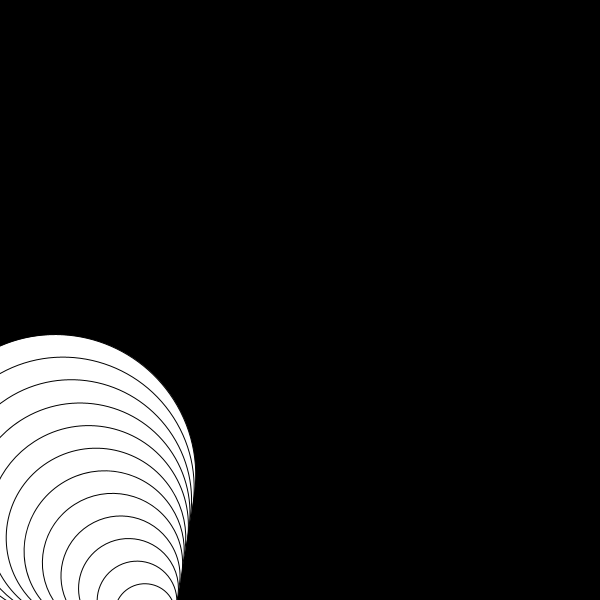
Frame 1 (no input)
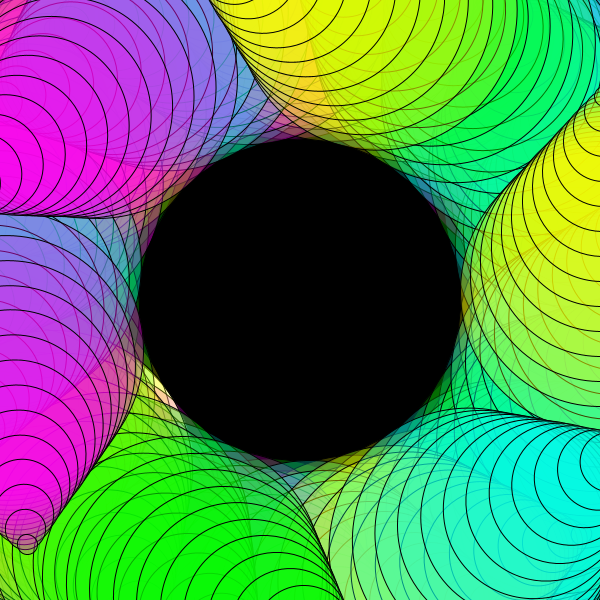
Frame 60 (the mouse pressed at the canvas centre just before this capture)
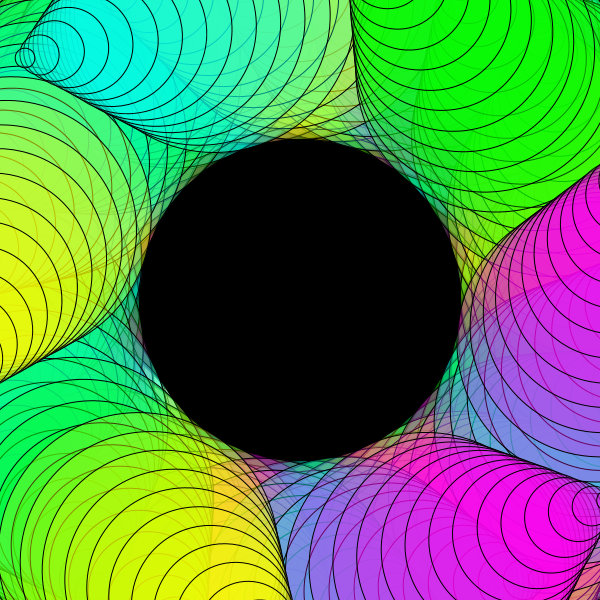
Frame 120 (the mouse held since frame 60 and released just before this capture)

The Processing sketch that drew these frames (run headless with seeded random() and noise(); from frame 60 on, the mouse is pressed at the canvas centre):

// Processing sketch: Moving_Recursion_Colours
// ── Moving_Recursion_Colours.pde
float angle = 0.0;

void setup() {
  size(600, 600);
  
  background(0,0,0);
  
    //color mode
  colorMode(HSB, 360, 100, 100, 100);

}

void draw() {
  angle +=1;

  translate(width/2, height/2);
  
    rotate(angle);

  drawCircle(height/2, 0);
}

void drawCircle(float radius, float x) {
    if (frameCount % 2 == 0) {
    fill(303, 98, 99, 25); //pink
  }
  if (frameCount % 3 == 0) {
    fill(119, 98, 99, 25); //green
  }
  if (frameCount % 4 == 0) {
    fill(175, 98, 99, 25); //blue
  }
  if (frameCount % 5 == 0) {
    fill(61, 98, 99, 25); //yellow
  }
  
  //new ellipse - smaller
  ellipse(x+15, height/2, radius-20, radius-20);

  if (radius>20) {
    //recurse
    drawCircle(radius-20, x+15);
  }
}
